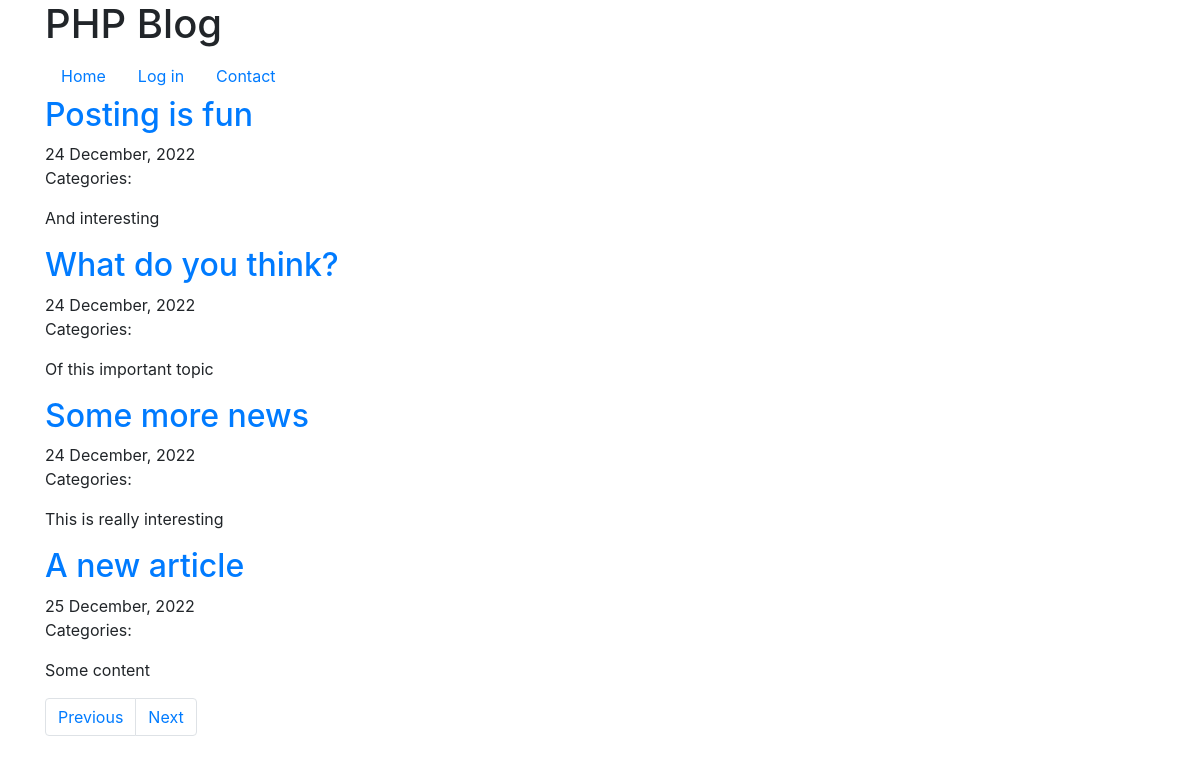
The app's page /?page=3, older data.
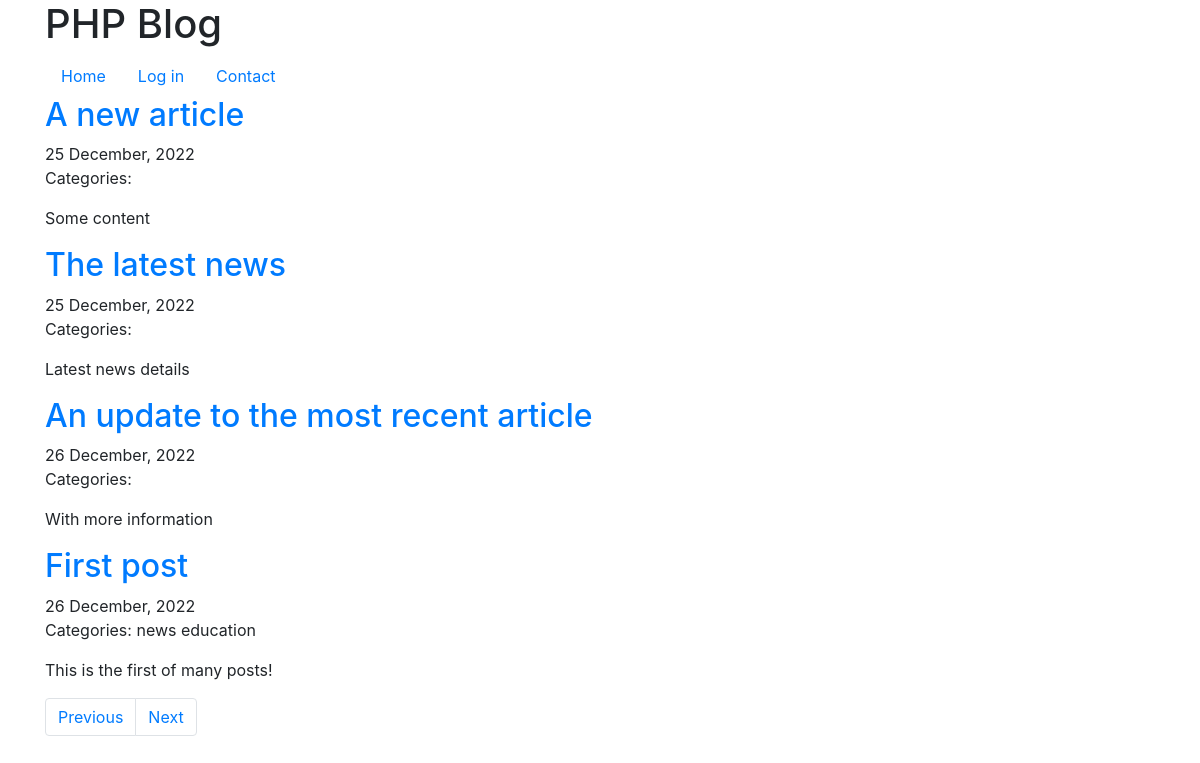
The same page, newer data.
### tables this page shows
CREATE TABLE `article` (
  `id` int(11) NOT NULL,
  `title` varchar(128) NOT NULL,
  `content` text NOT NULL,
  `published_at` datetime DEFAULT NULL,
  `image_file` varchar(200) DEFAULT NULL
);

### classes/Article.php (called while the page is built, shortened)
<?php
class Article {
    public static function getPage($conn, $limit, $offset, $only_published = false) {
        $condition = $only_published ? ' WHERE published_at IS NOT NULL' : "";
        $sql = "SELECT a.*, category.name AS category_name
                FROM (
                    SELECT *
                    FROM article
                    $condition
                    ORDER BY published_at
                    LIMIT :limit
                    OFFSET :offset) AS a
                LEFT JOIN article_category
                ON a.id = article_category.article_id
                LEFT JOIN category
                ON article_category.category_id = category.id";
        $stmt = $conn->prepare($sql);
        $stmt->bindValue(':limit', $limit, PDO::PARAM_INT);
        $stmt->bindValue(':offset', $offset, PDO::PARAM_INT);
        $stmt->execute();
        $results = $stmt->fetchAll(PDO::FETCH_ASSOC);
        $articles = [];
        $previous_id = null;
        foreach ($results as $row) {
            $article_id = $row['id'];
            if ($article_id != $previous_id) {
                $row['category_names'] = [];
                $articles[$article_id] = $row;
            }
            $articles[$article_id]['category_names'][] = $row['category_name'];
            $previous_id = $article_id;
        }
        return $articles;
    }
    public static function getTotal($conn, $only_published = false) {
        $condition = $only_published ? ' WHERE published_at IS NOT NULL' : "";
        return $conn->query("SELECT COUNT(*) FROM article $condition")->fetchColumn();
    }
}

### classes/Paginator.php (called while the page is built, shortened)
<?php
class Paginator {
    public function __construct($page, $records_per_page, $total_records) {
        $this->limit = $records_per_page;
        $page = filter_var($page, FILTER_VALIDATE_INT, [
            'options' => [
                'default' => 1,
                'min_range' => 1
            ]
        ]);
        $total_pages = ceil($total_records / $records_per_page);
        $this->offset = $records_per_page * ($page - 1);
    }
}

### index.php (the view, shortened to what this page needs)
<?php
$conn = require 'includes/db.php';
$paginator = new Paginator($_GET['page'] ?? 1, 4, Article::getTotal($conn, true));
$articles = Article::getPage($conn, $paginator->limit, $paginator->offset, true);
?>
<?php require 'includes/header.php' ?>
<?php if (empty($articles)) : ?>
    <p>No articles found.</p>
<?php else : ?>
    <ul id="index">
        <?php foreach ($articles as $article) : ?>
            <li>
                <article>
                    <h2><a href="article.php?id=<?= $article['id']; ?>"><?= htmlspecialchars($article['title']); ?></a></h2>
                    <time datetime="<?= $article['published_at']; ?>">
                        <?php
                            $datetime = new DateTime($article['published_at']);
                            echo $datetime->format("j F, Y");
                        ?>
                    </time>
                    <?php if ($article['category_names']) : ?>
                        <p>Categories:
                            <?php foreach ($article['category_names'] as $name) : ?>
                                <?= htmlspecialchars($name); ?>
                            <?php endforeach; ?>
                        </p>
                    <?php endif; ?>
                    <p><?= htmlspecialchars($article['content']); ?></p>
                </article>
            </li>
        <?php endforeach ?>
    </ul>
    <?php require 'includes/pagination.php'; ?>
<?php endif ?>
<?php require 'includes/footer.php' ?>

Row changes from the older to the newer data that the page shows:
no longer on this page (row unchanged): article: title "Posting is fun", published_at "24 December, 2022", content "And interesting"
no longer on this page (row unchanged): article: title "What do you think?", published_at "24 December, 2022", content "Of this important topic"
no longer on this page (row edited): article: title "Some more news", published_at "24 December, 2022", content "This is really interesting"
now on this page (row unchanged): article: title "The latest news", published_at "25 December, 2022", content "Latest news details"
now on this page (row edited): article: title "An update to the most recent article", published_at "26 December, 2022", content "With more information"
now on this page (row edited): article: title "First post", published_at "26 December, 2022", name "news", name "education", content "This is the first of many posts!"
